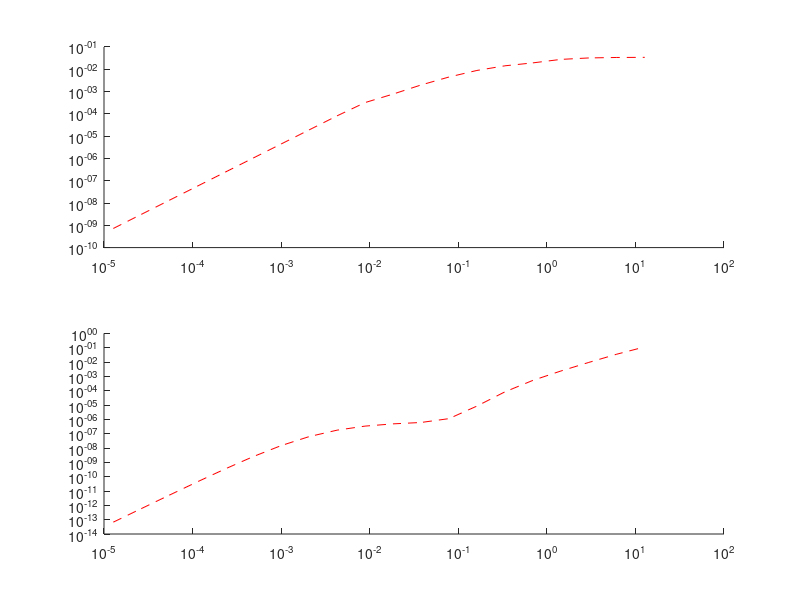

This chart was generated by the following MATLAB code:
% model_floc_paper_crs.m
% CRS comments on original code from:

%This software is in support of the paper
% 'Modelling acoustic scattering by suspended flocculating sediments'
%by Peter D. Thorne1, Iain T. MacDonald and Christopher E. Vincent in Continental Shelf Research

% The program is for educational use and not for comercial purposes.
% The code is unsupported.

%1 The form function is calculated for the primary, intermediate and fully formed flocs as a function of particle size
%2 The average form function is calculated for the primary, intermediate and fully formed flocs as a function of particle size
%3 The normalise total scattering and viscous cross-section is calculated for the primary, intermediate and fully formed flocs as a function of particle size
%4 The average normalise total scattering and viscous cross-section is calculated for the primary, intermediate and fully formed flocs as a function of particle size
%5 Plots of the results are given


f=3e6; % frequency
aolist = logspace(-9, -3, 20 );
rhoflist = 1000+1e-3./(aolist.^1); %choosen for illustration
dsigma=0.5;
clear axlng aflng
for i=1:length(aolist)
   ao = aolist(i);
   rhof = rhoflist(i);
   % Input
   %    f - frequency in Hz
   %    ao - average particle radius
   %    rhof - particle density
   %    dsigma - width of lognormal distribution
   
   % define primary parameters
   co=1480;   % speed of sound in water
   rho0=1000; % density of water
   ck=5550;   % speed of sound in particle
   rhok=2600; % density of particle
   Co=1/(rho0*co^2);
   Ck=1/(rhok*ck^2); %compressibility
   gk=rhok/rho0;
   hk=ck/co;
   
   nz1=1e5;
   a=logspace(-10,-2,nz1);
   x=2*pi*a*f/co;
   dx=diff(x);
   % trim to match lenghth of dx:
   x=x(1:nz1-1); a=a(1:nz1-1);
   
   xo=2*pi*ao*f ./co;
   
   % effective density
   rhoex = rhof-rho0
   
   % gamma_o  zeta_o values
   beta1=1.02; % gamma_o
   beta2=1.02; % zeta_o
   
   % maximum physical value for effective density
   zz=find(rhoex>(rhok-rho0)); rhoex(zz)=(rhok-rho0);
   % not letting effective density go below zero
   zz=find(rhoex<0); rhoex(zz)=0;
   gam=1+rhoex/(rho0);
   zz=find(gam<beta1); gam(zz)=beta1;
   phi=(gk-gam)/(gk-1);
   
   % Wood's expression - Eqn 9
   vw=((phi*rho0+(1-phi)*rhok).*(phi*Co+(1-phi)*Ck)).^(-0.5);
   h=vw/co;
   zz=find(h<beta2); h(zz)=beta2;
   
   % **************************   form function   ************************
   % form function f_fi
   % unnumbered Clay & Medwin eqn on p. 65
   e=(gam.*h.^2);
   kf=2*abs((e-1)./(3*e)+(gam-1)./(2*gam+1));
   alpha1=1.2; % called epsilon_1 on p. 85
   ffi=(kf.*x.^2)./(1+alpha1*x.^2); % Eqn. 6a
   
   % Average form function for lognormal distribution f_ho
   % of all x around each xo
   sigma=dsigma*xo;
   mu=log((xo.^2)./sqrt(xo.^2+sigma.^2));
   sigman=sqrt(log((sigma/xo).^2+1));
   plognorm=(1./(x*sigman*sqrt(2*pi))).*exp(-((log(x)-mu).^2)/(2*sigman.^2));
   axlng(i)=sum(x.*plognorm.*dx);
   ax3=sum((x.^3).*plognorm.*dx);
   axf=sum(((x.^2).*(ffi.^2).*dx).*plognorm);
   aflng(i)=sqrt((axlng(i).*axf)./ax3);
   
end

figure(1)
subplot(2,1,1)
hold on
loglog(axlng,aflng,'--r')
%loglog(xlist,ffilist,'k'), hold on
% xlabel('x_o','fontsize',15), ylabel('f_{ho}','fontsize',15)
% axis([1e-4 1e1 1e-7 1e-0])
% set(gca,'fontsize',15)
% text(5,0.4,'a','fontsize',15)

% hh=legend(' \delta=0.0','\delta=0.5')
% set(hh,'fontsize',12)

%% **************************   atten   ************************
% chi_fi scattering
clear axlng achilngo
for i=1:length(aolist)
   ao = aolist(i);
   rhof = rhoflist(i);
   nz1=1e5;
   a=logspace(-10,-2,nz1);
   x=2*pi*a*f/co;
   dx=diff(x);
   % trim to match lenghth of dx:
   x=x(1:nz1-1); a=a(1:nz1-1);
   
   xo=2*pi*ao*f ./co;
   % second Clay & Medwin eqn. on p. 85
   kfalfa=2*(((e-1)./(3*e)).^2+(1/3)*((gam-1)./(2*gam+1)).^2);
   chifi=(kfalfa.*x.^4)./(1-1.0*x+1.5*x.^2+kfalfa.*x.^4); % Eqn. 6b
   
   %viscous atten
   % chi_hs scattering
   
   rho=gam; %rhok/rho0;
   v=1e-6; c=1480;
   
   da=c*dx/(2*pi*f);
   a=a(1:nz1-1);
   w=2*pi*f;
   k=2*pi*f/c;
   beta=sqrt(w/(2*v));
   delta=0.5*(1+(9./(2*beta*a)));
   s=(9./(4*beta*a)).*(1+(1./(beta*a)));
   e1=((k*(rho-1).^2)/2);
   e2=s./(s.^2+(rho+delta).^2);
   
   %converted to chi_hv values
   e12=e1.*e2;
   chiv=(4*a/3).*e12;
   
   %combine scat and visc atten chi_h
   chisvo=chifi+chiv;

   % ave scattering for lognormal distribution chi_ho
   
   sigma=dsigma*xo;
   mu=log((xo.^2)./sqrt(xo.^2+sigma.^2));
   sigman=sqrt(log((sigma/xo).^2+1));
   plognorm=(1./(x*sigman*sqrt(2*pi))).*exp(-((log(x)-mu).^2)/(2*sigman.^2));
   axlng(i)=sum(x.*plognorm.*dx);
   ax3=sum((x.^3).*plognorm.*dx);
   axchi=sum((x.^2).*chisvo.*plognorm.*dx);
   achilngo(i)=(axlng(i).*axchi)./ax3;
end
subplot(212)
hold on
loglog(axlng,achilngo,'--r')



